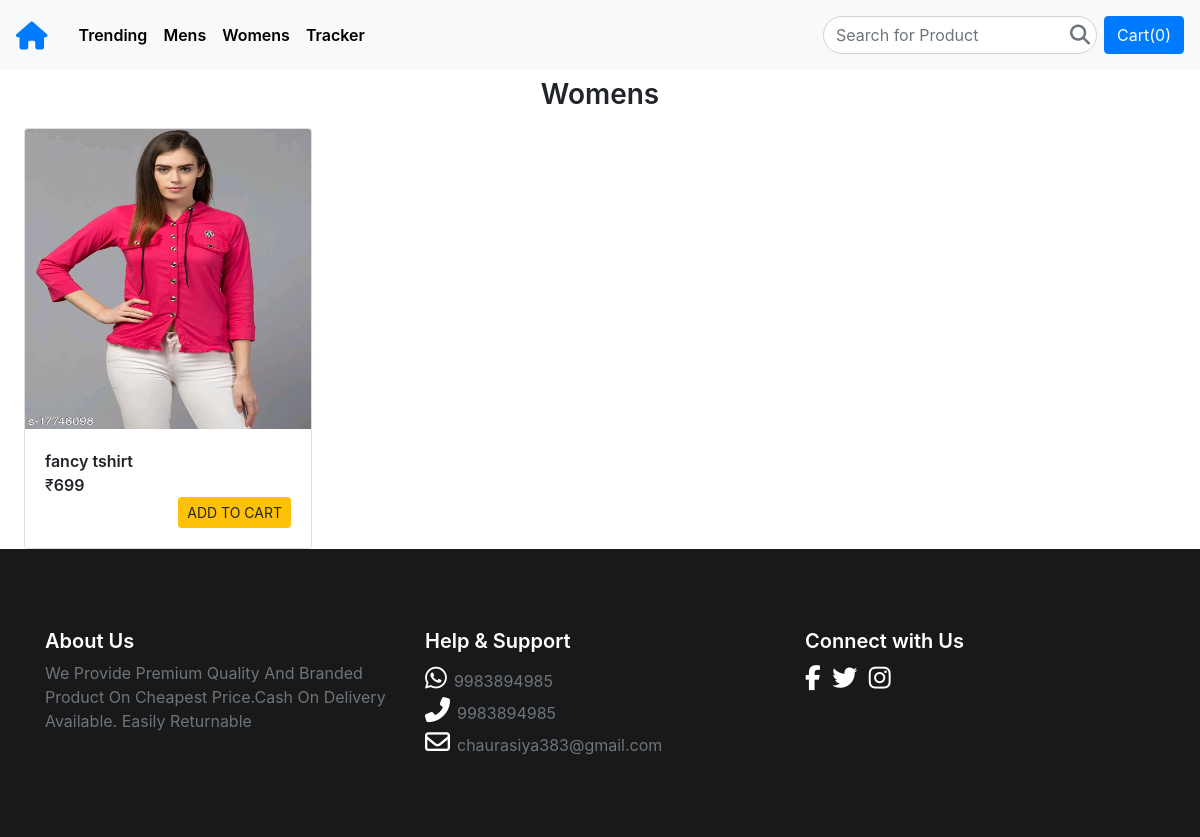
The app's page /category/?category=Womens with its own data.
### shop/models.py (models this page shows, shortened)
class Product(models.Model):
    name = models.CharField(max_length=60)
    price= models.IntegerField(default=0)
    description= models.CharField(max_length=200,default='')
    category = models.CharField(max_length=60,default='')
    shipping = models.CharField(max_length=60,default='Free')
    size =   models.CharField(max_length=60,default='')
    returnable = models.CharField(max_length=20,default='YES')
    image = models.ImageField(upload_to="media/images",default='')

### shop/views.py (the view)
# urls.py: path('category/', views.Category,name="category"),
def Category(request):
    category=request.GET.get('category')
    product = Product.objects.filter(category=category)
    return render(request,'category.html',{'category':category,'product':product})

### shop/templates/category.html (shortened to what this page needs)
{% extends 'base.html' %}
{% block content %}
 <h3 class="head text-center py-2">{{category}}</h3>
 <section id="trending">
  <div class="d-flex flex-row flex-wrap px-4">
    {% for item in product %}
      <div class="card" style="width: 18rem;">
        <a href="{% url 'product' item.id %}" class="custom-card">
          <img class="card-img-top" src="/media/{{item.image}}" style="height: 300px;" loading="lazy">
        </a>
        <div class="card-body">
          <span id="namepr{{item.id}}">{{item.name}}</span></br>
          &#8377;<span id="pricepr{{item.id}}">{{item.price}}</span>
          <div class="d-flex flex-row-reverse bd-highlight">
            <span id="divpr{{item.id}}" class="divpr">
              <a  id="pr{{item.id}}" class="btn btn-warning btn-sm cart">ADD TO CART</a>
            </span>
          </div>
        </div>
      </div>
    {% endfor %}
  </div>
</section>
{% endblock content %}

### templates/base.html (style rules this page uses)
.head { font-weight: 600; }
.card span { font-weight: 600; }
a.custom-card, a.custom-card:hover { color: inherit; text-decoration: none; }

### records on screen
Product: category "Womens", image (picture), name "fancy tshirt", price "699"
